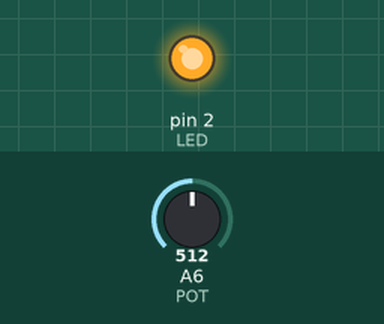
Simulated run of this sketch. Board: Arduino Nano, built with avr-gcc and run on an emulated ATmega328P. Shown: output pins drawn as LEDs (lit = HIGH). The inputs (shaded band) are chosen by the test bench; at power-on: A6 (POT) = 512.

Above: at 1.3 s.
1.4 s: A6 (POT) set to 0
At 2.6 s:
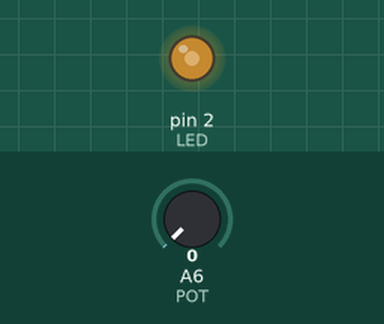
3.0 s: A6 (POT) set to 122
At 3.18 s:
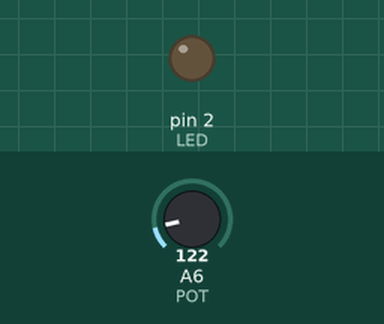
Timing chart, 0 to 12.1 s (numbered marks = the images above; inputs shaded):
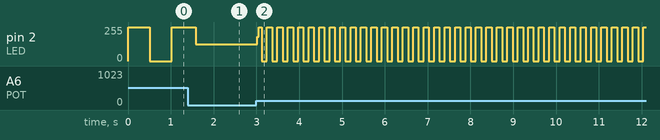

The sketch:

LED_Strobe_With_Potentiometer.ino
```cpp
#define LED 2
#define POT A6
void setup() {
  // put your setup code here, to run once:
  pinMode(LED, OUTPUT);
  pinMode(POT, INPUT);
}

void loop() {
  // put your main code here, to run repeatedly:

  digitalWrite(LED,HIGH);
  delay(analogRead(POT));
  digitalWrite(LED,LOW);
  delay(analogRead(POT));
}
```

Measured:
- after the input at 3.0 s, pin 2 (LED): 126/255 → 181/255 at once, then moves between 0/255 and 255/255, repeating every 0.49 s
